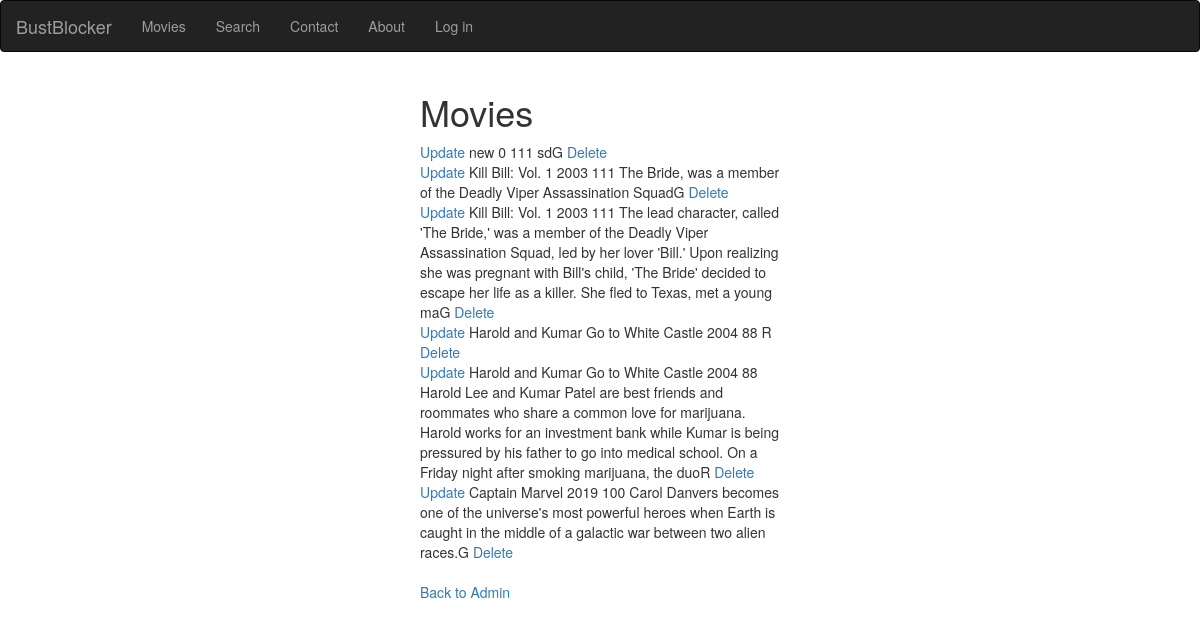
The page /show_movies.php on the database its author committed.
### tables this page shows
CREATE TABLE `movies` (
  `movies_id` int(11) NOT NULL AUTO_INCREMENT,
  `movie_title` varchar(255) NOT NULL,
  `movie_runtime` int(11) NOT NULL,
  `movie_release_date` int(11) NOT NULL,
  `movie_description` varchar(255) NOT NULL,
  `movie_rating` enum('G','PG','PG-13','R') NOT NULL,
  `movie_image` varchar(255) NOT NULL,
  `movie_director` varchar(255) NOT NULL,
  PRIMARY KEY (`movies_id`)
);

### show_movies.php (the view, shortened to what this page needs)
<!DOCTYPE html>
<html lang="en">
    <head>
<link rel="stylesheet" type="text/css" href="style.css">
    <link rel="stylesheet" href="https://maxcdn.bootstrapcdn.com/bootstrap/3.3.7/css/bootstrap.min.css">
    </head>
    <body>
        <nav class="navbar navbar-inverse">
  <div class="container-fluid">
      <div class="navbar-header">
      <a class="navbar-brand" href="index.php">BustBlocker</a>
    </div>
      <ul class="nav navbar-nav">
          <li><a href="index.php">Movies</a></li>
            <li><a href="search.php">Search</a></li>
            <li><a href="contact.php">Contact</a></li>
            <li><a href="about.php">About</a></li>
            <li><a href="login_form.html">Log in</a></li>
      </ul>
      </div>
      </nav>
      <div class='container'>
      <div class='row'>
    <div class='col-md-4 col-md-offset-4'>
<?php
$servername = "localhost";
$username = "webuser";
$password = "secret1234";
$dbname = "movies_db2";
$conn = mysqli_connect($servername, $username, $password, $dbname);
if (!$conn) {
    die("Connection failed: " . mysqli_connect_error());
}
else{
    echo "<h1>Movies</h1>";
    $res2 = mysqli_query($conn,"SELECT * FROM movies");
    if (mysqli_num_rows($res2) > 0) {
        while($row = mysqli_fetch_assoc($res2)) {
            echo "<a href='update_movie_form.php?id={$row['movies_id']}'>Update</a> ";
            echo "{$row['movie_title']} ";
            echo "{$row['movie_release_date']} ";
            echo "{$row['movie_runtime']} ";
            echo "{$row['movie_description']}";
            echo "{$row['movie_rating']}";
            echo "<a href='delete_movie.php?id={$row['movies_id']}'> Delete</a><br> ";
        }
    }
}
?>
<br>
<a href="admin.php">Back to Admin</a>
                         </div>
          </div>
    </div>
</body>
</html>

### rows shown on the page
movies: movie_title "new", movie_release_date "0", movie_runtime "111", movie_description "sd", movie_rating "G"
movies: movie_title "Kill Bill: Vol. 1", movie_release_date "2003", movie_runtime "111", movie_description "The Bride, was a member of the Deadly Viper Assassination Squad", movie_rating "G"
movies: movie_title "Kill Bill: Vol. 1", movie_release_date "2003", movie_runtime "111", movie_description "The lead character, called 'The Bride,' was a member of the Deadly Viper Assassination Squad, led by her lover 'Bill.' Upon realizing she was pregnant with Bill's child, 'The Bride' decided to escape her life as a killer. She fled to Texas, met a young ma", movie_rating "G"
movies: movie_title "Harold and Kumar Go to White Castle", movie_release_date "2004", movie_runtime "88", movie_rating "R"
movies: movie_title "Harold and Kumar Go to White Castle", movie_release_date "2004", movie_runtime "88", movie_description "Harold Lee and Kumar Patel are best friends and roommates who share a common love for marijuana. Harold works for an investment bank while Kumar is being pressured by his father to go into medical school. On a Friday night after smoking marijuana, the duo", movie_rating "R"
movies: movie_title "Captain Marvel", movie_release_date "2019", movie_runtime "100", movie_description "Carol Danvers becomes one of the universe's most powerful heroes when Earth is caught in the middle of a galactic war between two alien races.", movie_rating "G"
